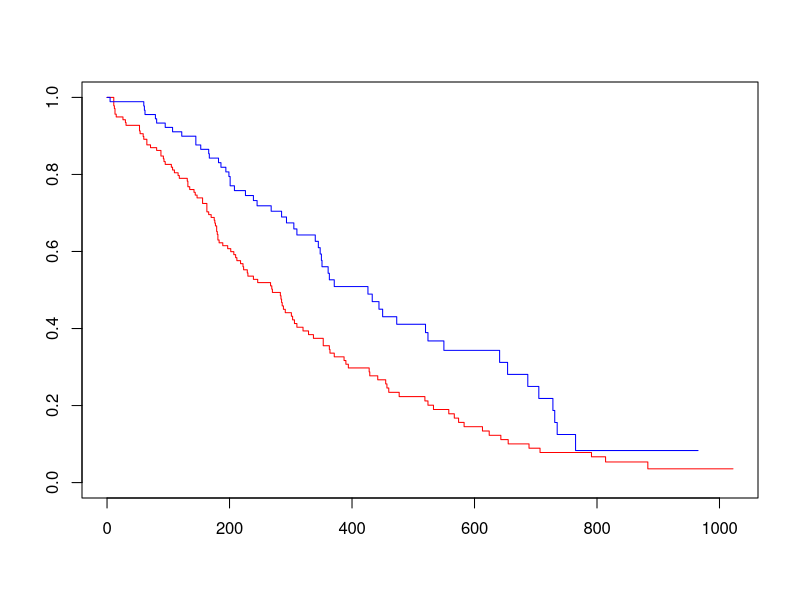
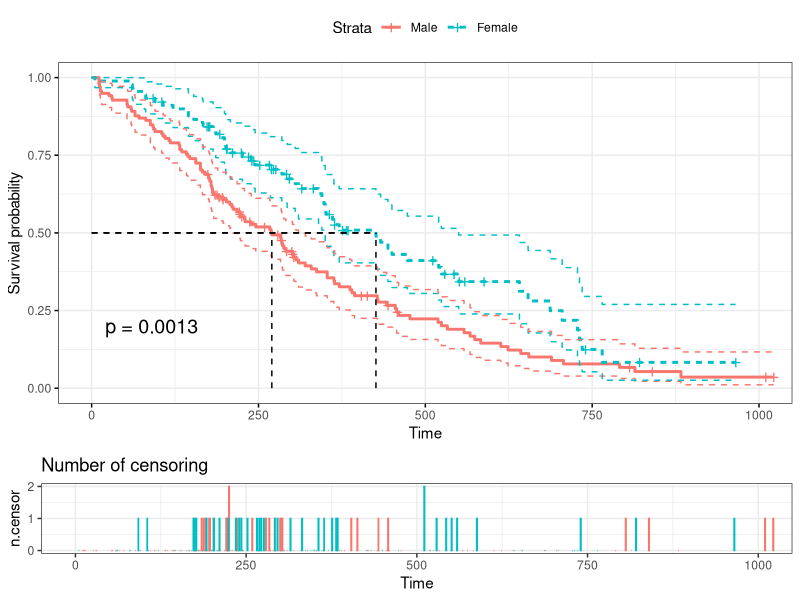
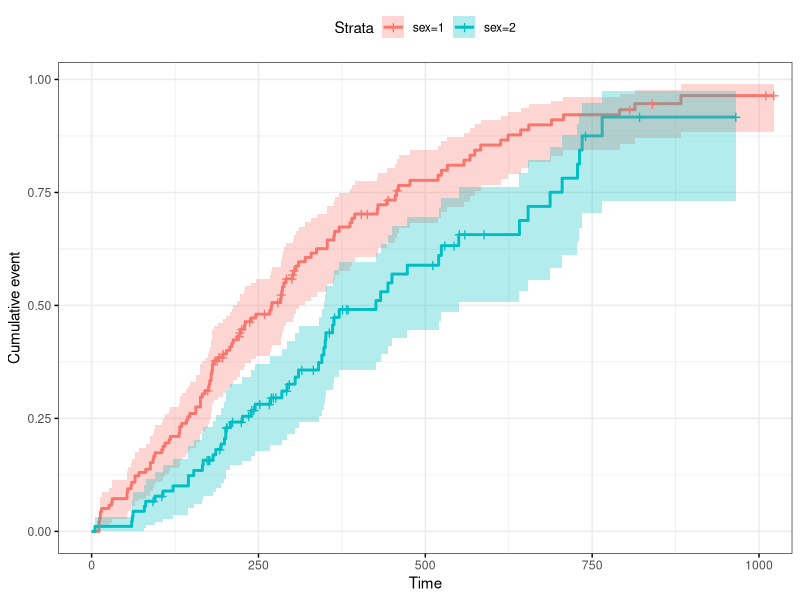
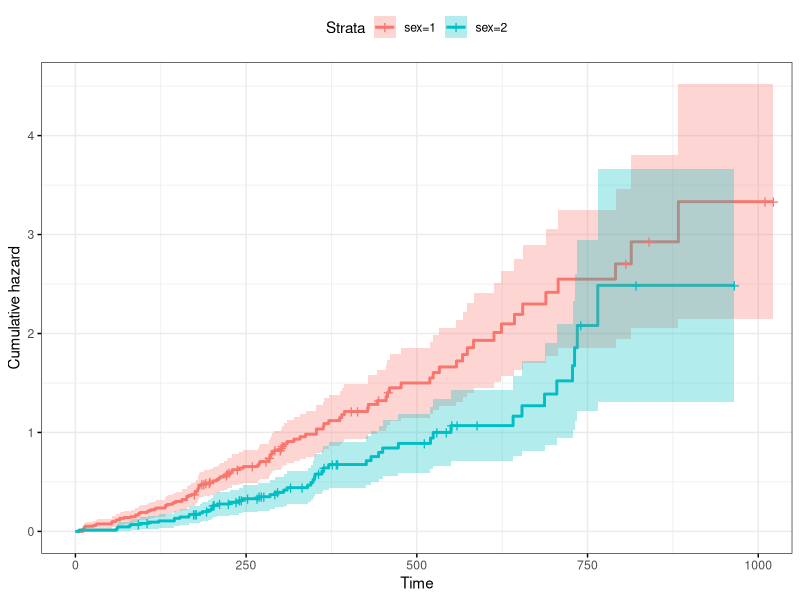
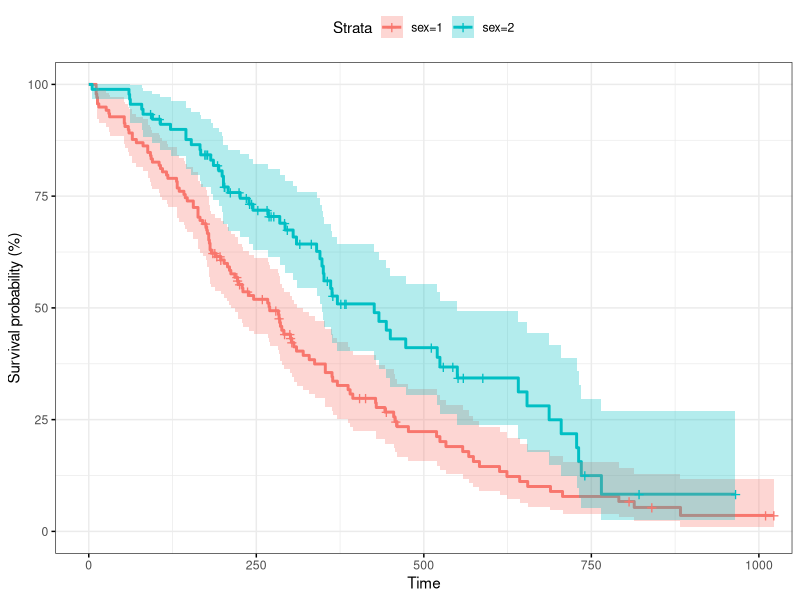
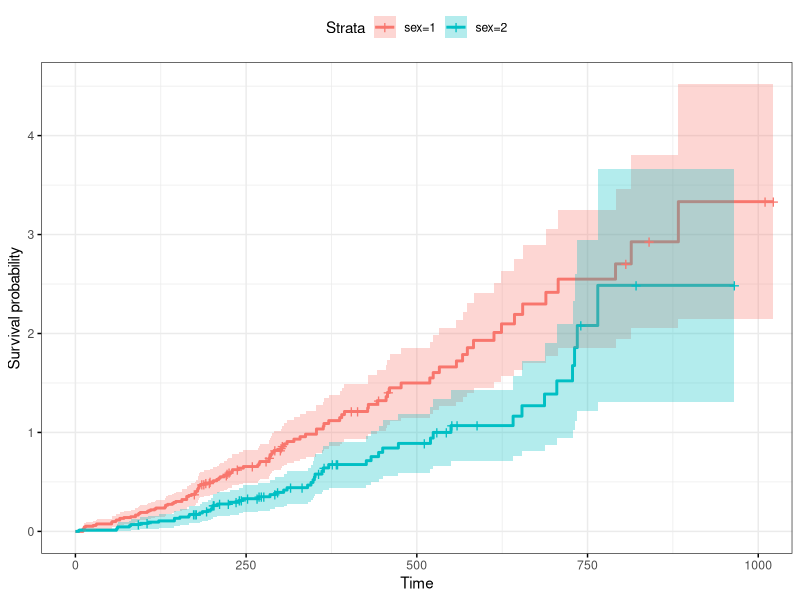
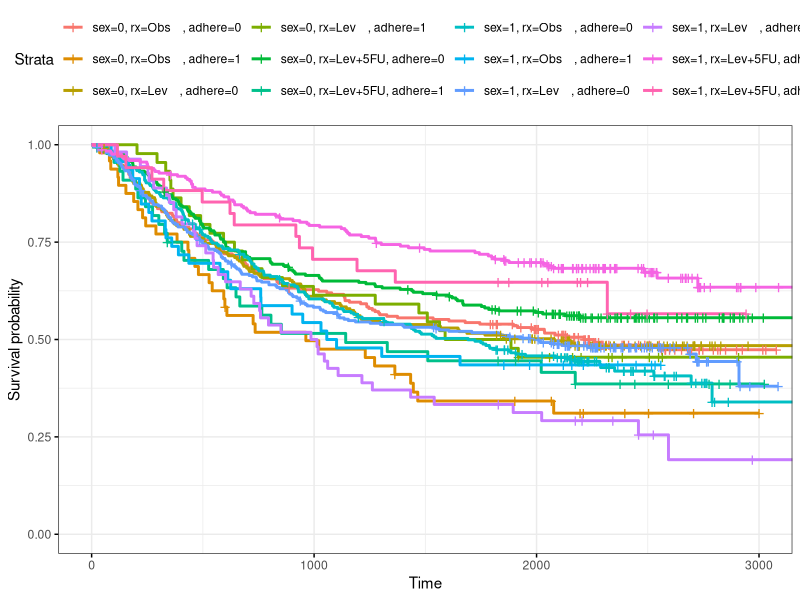
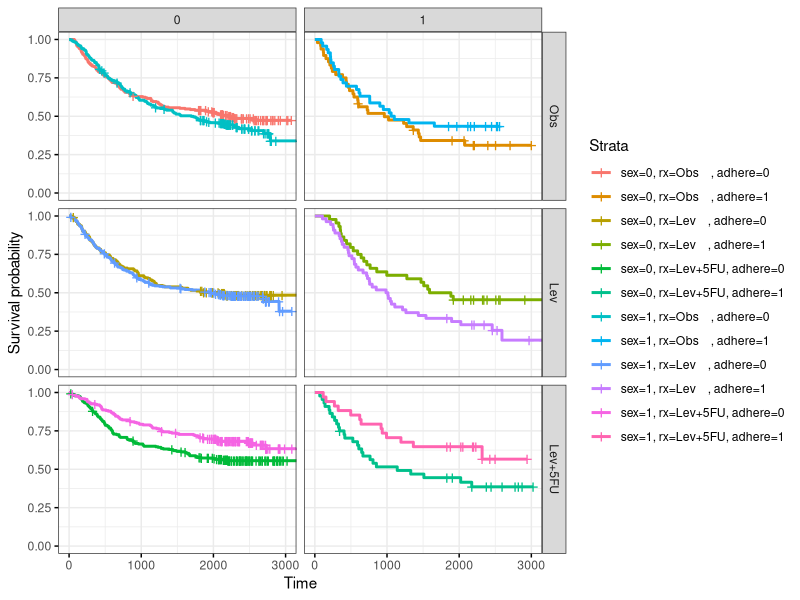

The R source for these figures, in order:
# Link to the web tutorial
# http://www.sthda.com/english/wiki/survival-analysis-basics

# Loading packages
library("survival")
library("survminer")

# Using the lung dataset from survival package
head(lung)

# Definitions of the variables

names(lung)


# inst: Institution code
# time: Survival time in days
# status: censoring status 1=censored, 2=dead
# age: Age in years
# sex: Male=1 Female=2
# ph.ecog: ECOG performance score (0=good 5=dead)
# ph.karno: Karnofsky performance score (bad=0-good=100) rated by physician
# pat.karno: Karnofsky performance score as rated by patient
# meal.cal: Calories consumed at meals
# wt.loss: Weight loss in last six months

km.lung <- survfit(Surv(time, status)~sex, data = lung)
km.lung

# Since the predictor used is a categorical variable, the function creates 2
# Kaplan Meier Survival Model. One for each category. KM cannot utilize
# quantitative variables.

# We have more males than females. The females survive for longer time period
# than males. 

summary(km.lung)

km.lung.result <- surv_summary(km.lung)
attr(km.lung.result, "table")

# The surv_summary function creates a dataframe

km.lung$n.risk
km.lung$n.event
km.lung$n.censor
km.lung$strata

# n.risk is the number of people at risk just before time t
# n.event is the number of event precisely at time t
# n.censor is the number of people who exit the study precisely at time t

km.lung$surv

# surv is the probability to survive to time t

summary(km.lung)$table

# Visualizing the survival plot

plot(km.lung, col = c("red","blue"))

ggsurvplot(km.lung, pval = TRUE, conf.int= T,linetype = "strata",
           surv.median.line = "hv", ncensor.plot = T, conf.int.style = "step",
           legend.labs = c("Male", "Female"),
           ggtheme = theme_bw())

# THe plot clearly shows that males die faster than females.
# The CI gets wider the further right the plot because there are less and less
# sample overtime because of death and censoring.
# 

# pval = T shows the p-value 
# conf.int= T shows the confidence interval of the estimated survival function
# risk.table = T shows a table with the number of people at risk by time
# linetype = "strata" will use different line types for each strata
# ncensor.plot = T shows the number of censored subjects at each time t
# legend.labs change the label of the legend on top
# conf.int.style = "step" changes the style of the CI

# surv.median.line = "hv" point out where the median of each survival curve is
# the "hv" value means horizontal and vertical. Other values available are "h" 
# and "v"

# xlabel and ylabel can be changed using xlab and ylab

# Plotting the number of event (CDF =  1- SDF)

ggsurvplot(km.lung, ggtheme = theme_bw(), conf.int = T, fun = "event")

# Plotting the estimated cummulative hazard function

ggsurvplot(km.lung, ggtheme = theme_bw(), conf.int = T, fun = "cumhaz")

# Plotting the estimated SDF in percentage
ggsurvplot(km.lung, ggtheme = theme_bw(), conf.int = T, fun = "pct")

# fun can take many argument
ggsurvplot(km.lung, ggtheme = theme_bw(), conf.int = T,
           fun = function(y){-log(y)})

# -log(S(t)) is simply the CHF

# Performing log rank test
logrank.result <- survdiff(Surv(time, status) ~ sex, data = lung)
logrank.result

logrank.result$obs
logrank.result$exp
logrank.result$chisq

# The p-value is very small. We reject the null hypothesis that they have the
# same survival distribution.

# Creating a more complex KM model

km.lung <- survfit(Surv(time, status)~ sex + age, data = lung)
summary(km.lung)

# The function treats the quantitative variable age as a categorical variable.
# This is not what we want.

# Using the Colon dataset
head(colon)
?colon

# There are 3 types of rx and 2 types of adhere
# The help page does not specify what adhere = 0 and adhere = 1 mean
# rx is the type of treatment

table(colon$rx)
table(colon$adhere)

km.colon <- survfit(Surv(time, status) ~ sex + rx + adhere,data = colon)
summary(km.colon)
km.colon.result <- surv_summary(km.colon)

ggsurvplot(km.colon, conf.int = F, ggtheme=theme_bw())

# Too much cluter

ggsurvplot(km.colon, conf.int = F, ggtheme = theme_bw())$plot +
  facet_grid(rx~adhere) +
  theme(legend.position = "right")

# Sex = 0 means female and Sex = 1 means male








